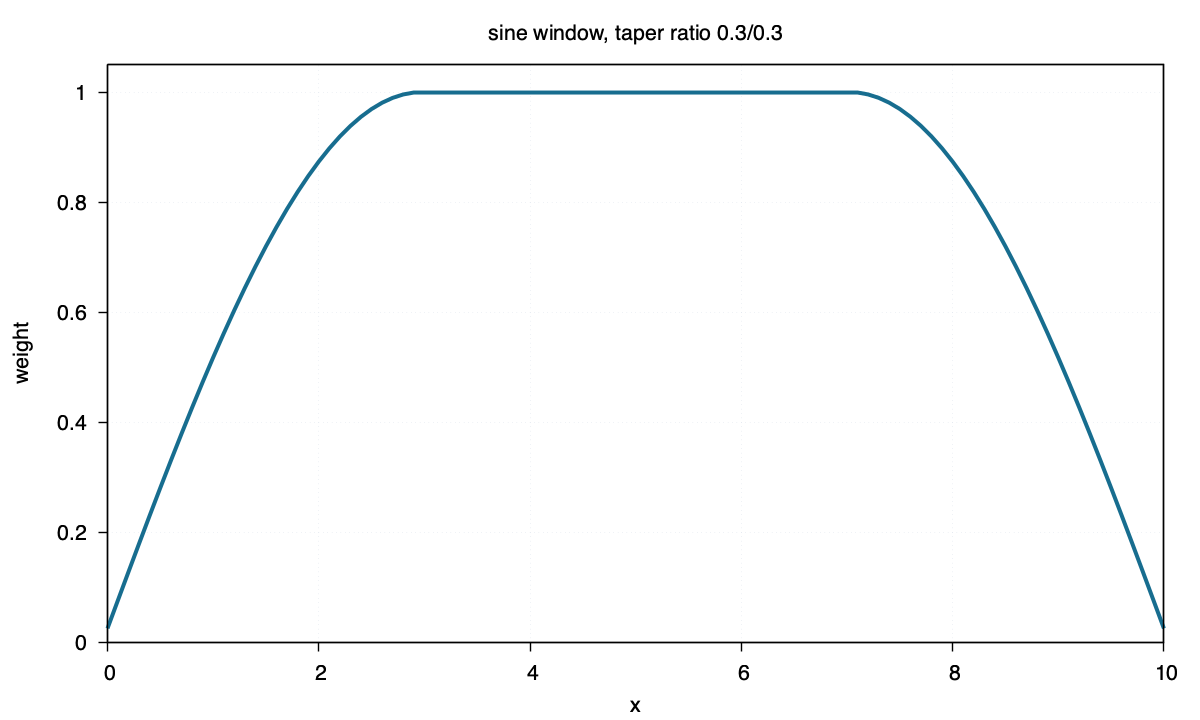

gnuplot code for this plot:
set terminal pngcairo size 1200,720 enhanced font "Helvetica,16"
set output "sine.png"
set title "sine window, taper ratio 0.3/0.3"
set xlabel "x"
set ylabel "weight"
set xrange [0:10]
set yrange [0:1.05]
set border lw 1.4
set tics out nomirror
set grid lw 1 lc rgb "#d8dee9"
set key off
plot "sine.txt" using 1:2 with lines lw 4 lc rgb "#176d8f"
